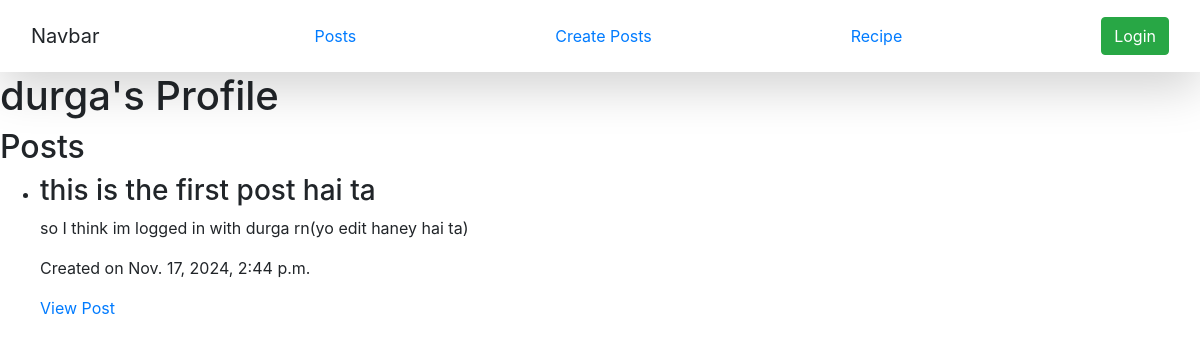
The page /profile/durga/ on the database its author committed.
### vege/models.py (models this page shows, shortened)
class Post(models.Model):
    title = models.CharField(max_length=200)
    content = models.TextField()
    created_at = models.DateTimeField(auto_now_add=True)
    author = models.ForeignKey(User, on_delete=models.CASCADE)  # Link the post to the user

### vege/views.py (the view)
# urls.py: path('profile/<str:username>/', user_profile, name='user_profile'),
def user_profile(request, username):
    user = get_object_or_404(User, username=username)
    posts = Post.objects.filter(author=user)
    context = {
        'user': user,
        'posts': posts
    }
    return render(request, 'user_profile.html', context)

### vege/templates/user_profile.html (shortened to what this page needs)
{% extends "base.html" %}
{% block start %}
<h1>{{ user.username }}'s Profile</h1>
<h2>Posts</h2>
<ul>
    {% for post in posts %}
        <li>
            <h3>{{ post.title }}</h3>
            <p>{{ post.content }}</p>
            <p>Created on {{ post.created_at }}</p>
            <a href="{% url 'post_detail' post.id %}">View Post</a>
        </li>
    {% empty %}
        <p>{{ user.username }} has not posted anything yet.</p>
    {% endfor %}
</ul>
{% endblock %}

### rows shown on the page
Post: title "this is the first post hai ta", content "so I think im logged in with durga rn(yo edit haney hai ta)", created_at "Nov. 17, 2024, 2:44 p.m."

### other values the page prints
{{ user.username }} "durga"
